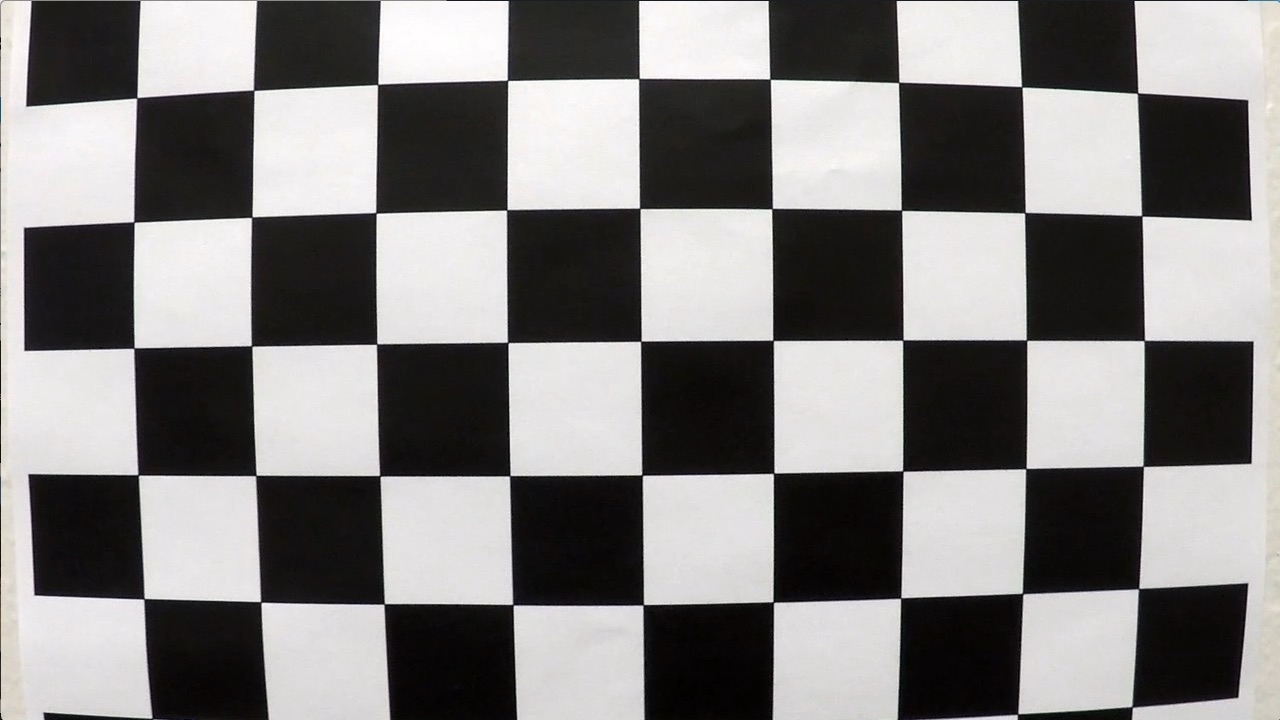
#> input picture calibration1.jpg, 1280 x 720 px, found by its file name
$ jupyter execute Validate_Calibration.ipynb   (shell and % lines are left out)
#> lines starting #> are read from the running program, lines starting #| are printed output that depends on the picture
[cell 1]
# Load the correction metrics
import pickle
import cv2
import matplotlib.pyplot as plt


serialize = pickle.load( open( "calibrate_matrix.pickle", "rb" ) )
#> (reads calibrate_matrix.pickle from the repository)
mtx = serialize["mtx"]
dist = serialize["dist"]

# Check for calibration
# Compare the images post undistort
img = cv2.imread('camera_cal\calibration1.jpg')
#> img is the input picture: shape (720, 1280, 3); mean B, G, R 127.8, 128.4, 130.1
f, (ax1, ax2) = plt.subplots(1, 2, figsize=(24, 9))
f.tight_layout()
ax1.imshow(img)
undist = cv2.undistort(img, mtx, dist, None, mtx)
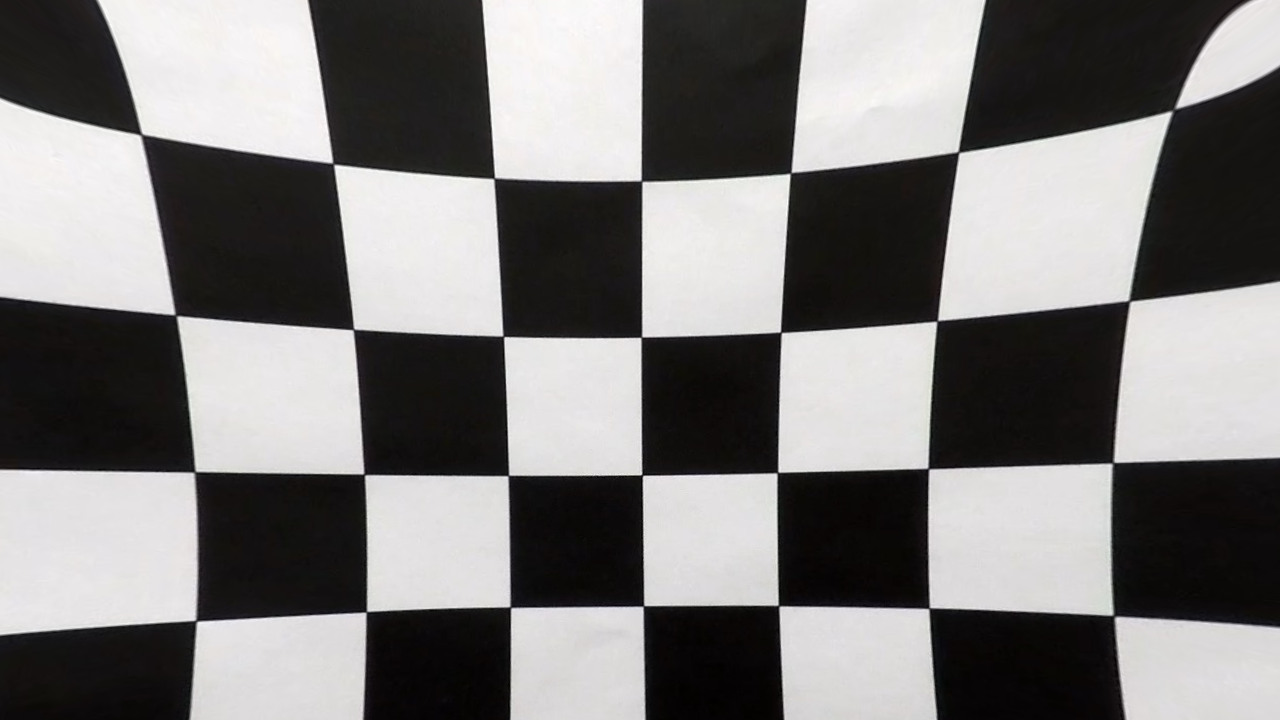
#> undist: shape (720, 1280, 3); mean B, G, R 122.1, 122.7, 124.3
ax1.set_title('Original Image', fontsize=50)
ax2.imshow(undist)
ax2.set_title('Undistorted Image', fontsize=50)
plt.subplots_adjust(left=0., right=1, top=0.9, bottom=0.)
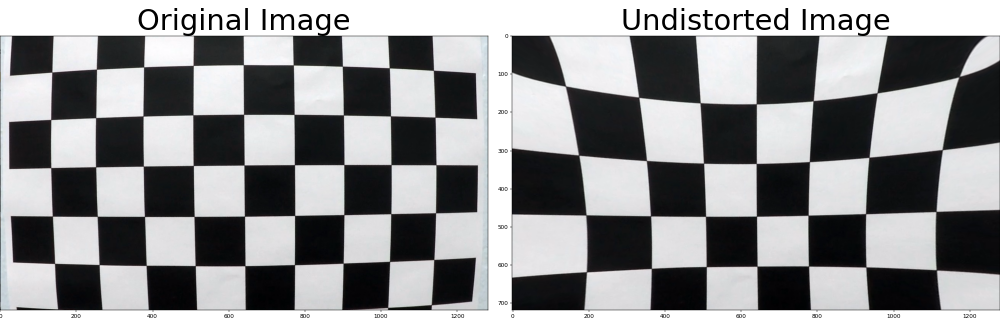
#> figure drawn by matplotlib, 2 panels; B, G, R data is drawn as R, G, B
